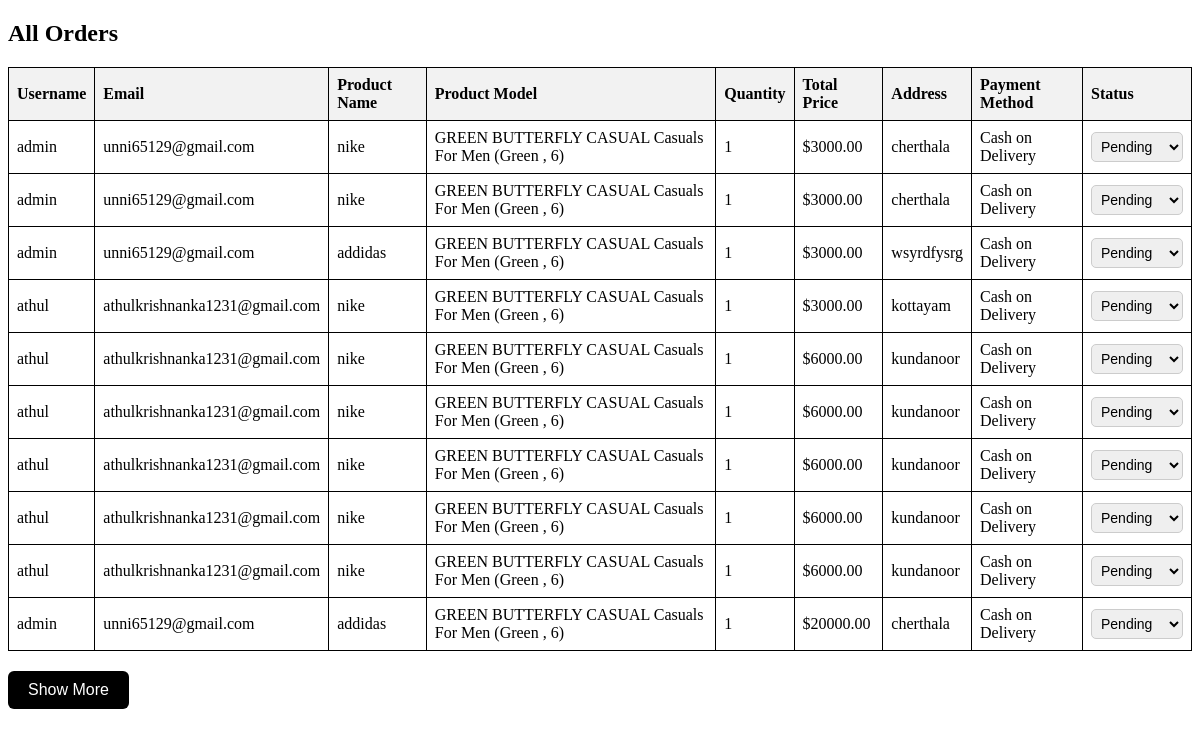
/orders/, run on an earlier commit of the app's database.
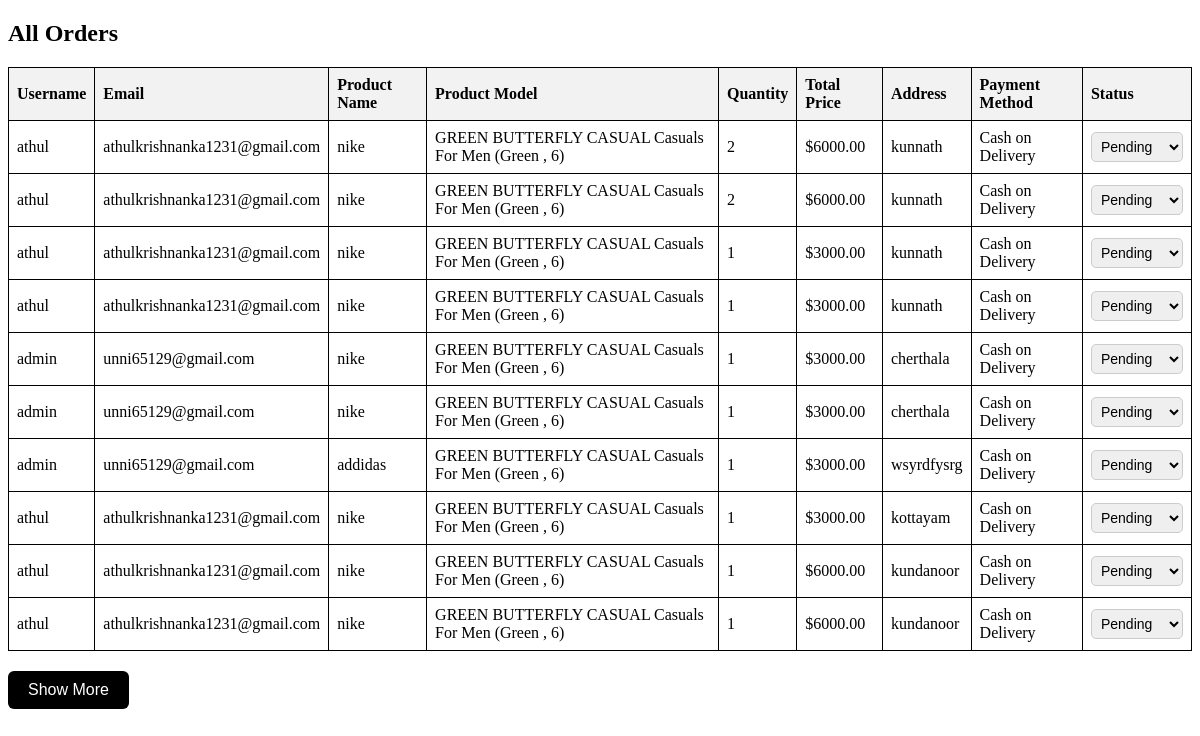
And on a later commit of the database.
### eapp/models.py (models this page shows, shortened)
class Order(models.Model):
    PAYMENT_CHOICES = [
        ('COD', 'Cash on Delivery'),
        ('ONLINE', 'Online Payment'),
    ]
    user = models.ForeignKey(User, on_delete=models.CASCADE)
    product = models.ForeignKey(Gallery, on_delete=models.CASCADE)
    quantity = models.PositiveIntegerField(default=1)
    total_price = models.DecimalField(max_digits=10, decimal_places=2)
    address = models.TextField()  # Address input
    payment_method = models.CharField(max_length=10, choices=PAYMENT_CHOICES, default='COD')
    status = models.CharField(max_length=50, default="Pending")  # Status: Pending, Completed, Cancelled
    created_at = models.DateTimeField(auto_now_add=True)
    provider_order_id=models.CharField(
        _(" Order ID"),max_length=40,blank=True,null=True
        )
    payment_id=models.CharField(
        _("Payment ID"),max_length=36,blank=True,null=True
    )
    signature_id=models.CharField(
        _("Signature ID"),max_length=128,blank=True,null=True
    )

class Gallery(models.Model):
    feedimage = models.ImageField(upload_to='gallery_images/')
    user = models.ForeignKey(User, on_delete=models.CASCADE)
    name = models.CharField(max_length=100)
    model=models.CharField(max_length=400)
    discription=models.TextField(max_length=400, null=True, blank=True)
    offers=models.CharField(max_length=400, null=True, blank=True)
    price = models.DecimalField(max_digits=10, decimal_places=2)
    quantity = models.DecimalField(max_digits=10, decimal_places=2)
    image1=models.FileField(upload_to='gallery_images/', null=True, blank=True)
    image2=models.FileField(upload_to='gallery_images/', null=True, blank=True)
    image3=models.FileField(upload_to='gallery_images/', null=True, blank=True)

### eapp/views.py (the view)
# urls.py: path('orders/', views.admin_orders, name='admin_orders'),
def admin_orders(request):
    orders = Order.objects.select_related('user', 'product').order_by('-id') # Fetch orders with related user & product
    return render(request, 'admin_orders.html', {"orders": orders})

### templates/admin_orders.html (shortened to what this page needs)
<!DOCTYPE html>
<html lang="en">
<head>
</head>
<body>
<h2>All Orders</h2>
<table>
  <thead>
    <tr>
      <th>Username</th>
      <th>Email</th>
      <th>Product Name</th>
      <th>Product Model</th>
      <th>Quantity</th>
      <th>Total Price</th>
      <th>Address</th>
      <th>Payment Method</th>
      <th>Status</th>
    </tr>
  </thead>
  <tbody>
    {% for order in orders %}
      <tr class="{% if forloop.counter > 10 %}hidden-order{% endif %}">
        <td>{{ order.user.username }}</td>
        <td>{{ order.user.email }}</td>
        <td>{{ order.product.name }}</td>
        <td>{{ order.product.model }}</td>
        <td>{{ order.quantity }}</td>
        <td>${{ order.total_price }}</td>
        <td>{{ order.address }}</td>
        <td>{{ order.get_payment_method_display }}</td>
        <td>
          <form method="POST" action="{% url 'update_order_status' order.id %}">
            <select name="status" onchange="this.form.submit()">
              <option value="pending" {% if order.status == 'pending' %}selected{% endif %}>Pending</option>
            </select>
          </form>
        </td>
      </tr>
    {% empty %}
      <tr>
        <td colspan="9">No orders found.</td>
      </tr>
    {% endfor %}
  </tbody>
</table>
{% if orders|length > 10 %}
  <button id="showMoreBtn" onclick="showMore()">Show More</button>
{% endif %}
</body>
</html>

What changed in the data, as far as the page shows it:
no longer on this page (row unchanged): Order: user.username "athul", user.email "athulkrishnanka1231@gmail.com", product.name "nike", product.model "GREEN BUTTERFLY CASUAL Casuals For Men (Green , 6)", quantity "1", total_price "6000.00", address "kundanoor", payment_method "Cash on Delivery"
no longer on this page (row unchanged): Order: user.username "athul", user.email "athulkrishnanka1231@gmail.com", product.name "nike", product.model "GREEN BUTTERFLY CASUAL Casuals For Men (Green , 6)", quantity "1", total_price "6000.00", address "kundanoor", payment_method "Cash on Delivery"
no longer on this page (row unchanged): Order: user.username "athul", user.email "athulkrishnanka1231@gmail.com", product.name "nike", product.model "GREEN BUTTERFLY CASUAL Casuals For Men (Green , 6)", quantity "1", total_price "6000.00", address "kundanoor", payment_method "Cash on Delivery"
no longer on this page (row unchanged): Order: user.username "admin", user.email "unni65129@gmail.com", product.name "addidas", product.model "GREEN BUTTERFLY CASUAL Casuals For Men (Green , 6)", quantity "1", total_price "20000.00", address "cherthala", payment_method "Cash on Delivery"
added Order: user.username "athul", user.email "athulkrishnanka1231@gmail.com", product.name "nike", product.model "GREEN BUTTERFLY CASUAL Casuals For Men (Green , 6)", quantity "2", total_price "6000.00", address "kunnath", payment_method "Cash on Delivery"
added Order: user.username "athul", user.email "athulkrishnanka1231@gmail.com", product.name "nike", product.model "GREEN BUTTERFLY CASUAL Casuals For Men (Green , 6)", quantity "2", total_price "6000.00", address "kunnath", payment_method "Cash on Delivery"
added Order: user.username "athul", user.email "athulkrishnanka1231@gmail.com", product.name "nike", product.model "GREEN BUTTERFLY CASUAL Casuals For Men (Green , 6)", quantity "1", total_price "3000.00", address "kunnath", payment_method "Cash on Delivery"
added Order: user.username "athul", user.email "athulkrishnanka1231@gmail.com", product.name "nike", product.model "GREEN BUTTERFLY CASUAL Casuals For Men (Green , 6)", quantity "1", total_price "3000.00", address "kunnath", payment_method "Cash on Delivery"
